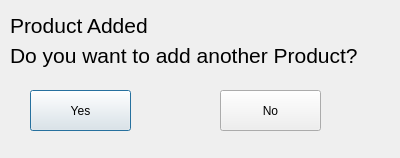
<?xml version="1.0" encoding="UTF-8"?>
<ui version="4.0">
 <class>Dialog</class>
 <widget class="QDialog" name="Dialog">
  <property name="geometry">
   <rect>
    <x>0</x>
    <y>0</y>
    <width>400</width>
    <height>158</height>
   </rect>
  </property>
  <property name="windowTitle">
   <string>Dialog</string>
  </property>
  <widget class="QPushButton" name="YesButton">
   <property name="geometry">
    <rect>
     <x>30</x>
     <y>90</y>
     <width>101</width>
     <height>41</height>
    </rect>
   </property>
   <property name="text">
    <string>Yes</string>
   </property>
  </widget>
  <widget class="QPushButton" name="pushButton_2">
   <property name="geometry">
    <rect>
     <x>220</x>
     <y>90</y>
     <width>101</width>
     <height>41</height>
    </rect>
   </property>
   <property name="text">
    <string>No</string>
   </property>
  </widget>
  <widget class="QLabel" name="label">
   <property name="geometry">
    <rect>
     <x>10</x>
     <y>-30</y>
     <width>341</width>
     <height>111</height>
    </rect>
   </property>
   <property name="font">
    <font>
     <pointsize>16</pointsize>
    </font>
   </property>
   <property name="text">
    <string>Product Added</string>
   </property>
  </widget>
  <widget class="QLabel" name="label_2">
   <property name="geometry">
    <rect>
     <x>10</x>
     <y>30</y>
     <width>371</width>
     <height>51</height>
    </rect>
   </property>
   <property name="font">
    <font>
     <pointsize>16</pointsize>
    </font>
   </property>
   <property name="text">
    <string>Do you want to add another Product?</string>
   </property>
  </widget>
 </widget>
 <resources/>
 <connections/>
</ui>
